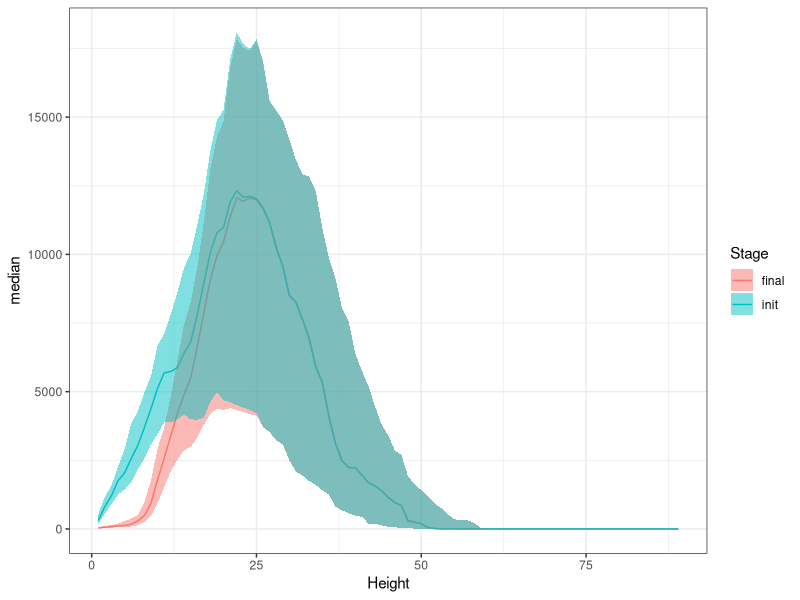
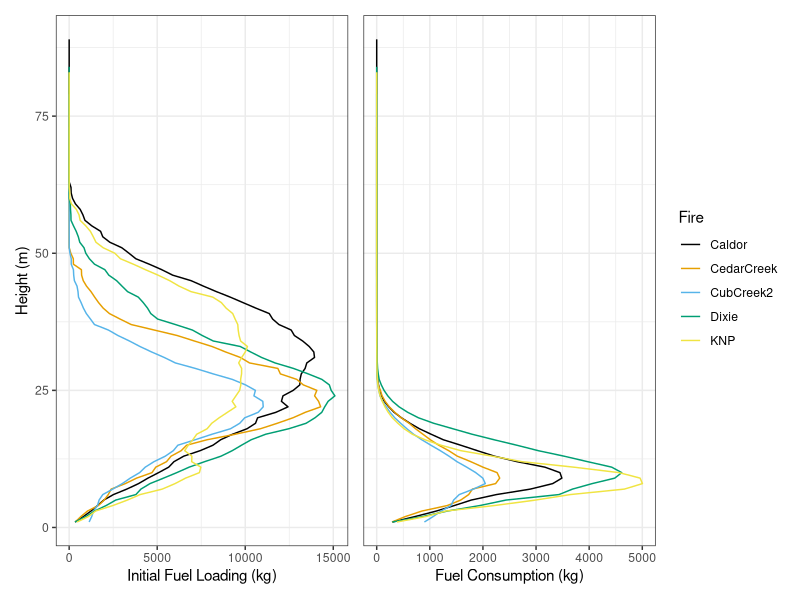
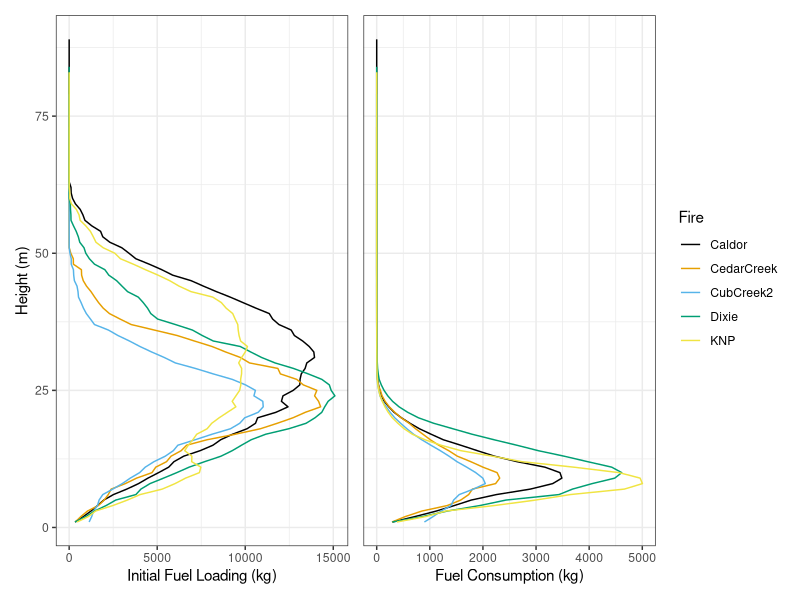

These figures' R source, in order:
library(here)
library(tidyverse)
library(patchwork)
library(scales)
library(ggthemes)

consump <- read_csv(here("consump_by_z.csv"))

consump_summ <- consump %>%
  group_by(Height) %>%
  summarize(median_init = median(Initial),
            median_final = median(Final),
            q3_init = quantile(Initial, probs = 0.75),
            q3_final = quantile(Final, probs = 0.75),
            q1_init = quantile(Initial, probs = 0.25),
            q1_final = quantile(Final, probs = 0.25)) %>%
  pivot_longer(cols = -Height, 
               names_to = c(".value", "Stage"), 
               names_sep = "_")

consump_summ %>%
  ggplot() +
  geom_line(aes(Height, median, color = Stage)) +
  geom_ribbon(aes(Height, ymin=q1, ymax=q3, fill=Stage), alpha=0.5) +
  theme_bw()

consump_summ2 <- consump %>%
  mutate(consumption = Initial - Final,
         consumption_pct = (Initial - Final)/Initial) %>%
  group_by(Fire, Height) %>%
  summarize(consump_mean = mean(consumption, na.rm=T),
            consump_pct_mean = mean(consumption_pct, na.rm=T),
            Initial = mean(Initial, na.rm=T))

init_fuel <- consump_summ2 %>%
  ggplot() +
  geom_line(aes(Height, Initial, color = Fire)) +
  scale_color_colorblind() +
  labs(x="Height (m)",
       y="Initial Fuel Loading (kg)") +
  coord_flip() +
  theme_bw()
fuel_consump <- consump_summ2 %>%
  ggplot() +
  geom_line(aes(Height, consump_mean, color=Fire)) +
  scale_color_colorblind() +
  labs(x="Height (m)",
       y="Fuel Consumption (kg)") +
  # scale_y_continuous(labels = percent_format(accuracy = 1)) +
  coord_flip() +
  theme_bw()

init_fuel + fuel_consump + plot_layout(axes = "collect", axis_titles = "collect", guides = "collect")
ggsave("canopy_consumption_by_height.jpg", path = here("Plots"), width = 6, height = 3)
